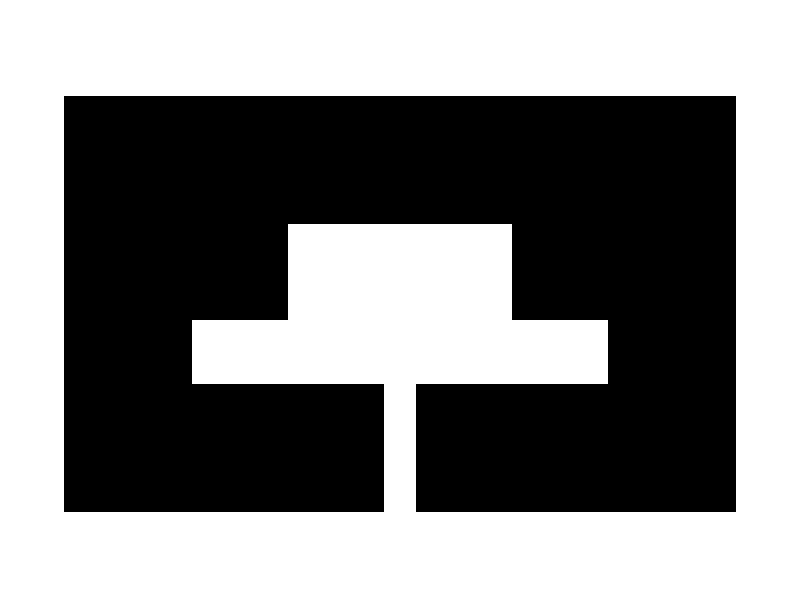

Rendered tile map (Tiled .tmx) drawn with the repository's tilesets; below, a short description and the full map source, tile grids included:
An orthogonal 25x19 tile map with 32x32 px tiles, 1 tile layer (Tile Layer 1), 2 tilesets and 26 objects (24x coin, cannon, exit sign).

<map version="1.0" orientation="orthogonal" renderorder="right-down" width="25" height="19" tilewidth="32" tileheight="32" nextobjectid="33">
 <tileset firstgid="1" name="test-tileset" tilewidth="32" tileheight="32" tilecount="8" columns="2">
  <image source="../public/assets/img/test-tileset.png" width="64" height="128" />
 </tileset>
 <tileset firstgid="9" name="Objects" tilewidth="64" tileheight="64" tilecount="4" columns="0">
  <tile id="0">
   <image width="32" height="32" source="../public/assets/img/cannon.png" />
  </tile>
  <tile id="1">
   <image width="16" height="16" source="../public/assets/img/collectible.png" />
  </tile>
  <tile id="2">
   <image width="64" height="64" source="../public/assets/img/danger sign.png" />
  </tile>
  <tile id="3">
   <image width="64" height="64" source="../public/assets/img/exit sign.png" />
  </tile>
 </tileset>
 <layer name="Tile Layer 1" width="25" height="19">
  <data encoding="csv">
2,2,2,2,2,2,2,2,2,2,2,2,2,2,2,2,2,2,2,2,2,2,2,2,2,
2,2,2,2,2,2,2,2,2,2,2,2,2,2,2,2,2,2,2,2,2,2,2,2,2,
2,2,2,2,2,2,2,2,2,2,2,2,2,2,2,2,2,2,2,2,2,2,2,2,2,
2,2,1,1,1,1,1,1,1,1,1,1,1,1,1,1,1,1,1,1,1,1,1,2,2,
2,2,1,1,1,1,1,1,1,1,1,1,1,1,1,1,1,1,1,1,1,1,1,2,2,
2,2,1,1,1,1,1,1,1,1,1,1,1,1,1,1,1,1,1,1,1,1,1,2,2,
2,2,1,1,1,1,1,1,1,1,1,1,1,1,1,1,1,1,1,1,1,1,1,2,2,
2,2,1,1,1,1,1,1,1,2,2,2,2,2,2,2,1,1,1,1,1,1,1,2,2,
2,2,1,1,1,1,1,1,1,2,2,2,2,2,2,2,1,1,1,1,1,1,1,2,2,
2,2,1,1,1,1,1,1,1,2,2,2,2,2,2,2,1,1,1,1,1,1,1,2,2,
2,2,1,1,1,1,2,2,2,2,2,2,2,2,2,2,2,2,2,1,1,1,1,2,2,
2,2,1,1,1,1,2,2,2,2,2,2,2,2,2,2,2,2,2,1,1,1,1,2,2,
2,2,1,1,1,1,1,1,1,1,1,1,2,1,1,6,1,1,1,1,1,1,1,2,2,
2,2,1,1,1,1,1,1,1,1,1,1,2,1,1,6,1,1,1,1,1,1,1,2,2,
2,2,1,1,1,1,1,1,1,1,1,1,2,1,1,6,1,1,1,1,1,1,1,2,2,
2,2,1,1,1,1,1,1,5,1,1,1,2,1,1,6,1,1,1,1,1,1,1,2,2,
2,2,2,2,2,2,2,2,2,2,2,2,2,2,2,2,2,2,2,2,2,2,2,2,2,
2,2,2,2,2,2,2,2,2,2,2,2,2,2,2,2,2,2,2,2,2,2,2,2,2,
2,2,2,2,2,2,2,2,2,2,2,2,2,2,2,2,2,2,2,2,2,2,2,2,2
</data>
 </layer>
 <objectgroup name="Object Layer 1">
  <object id="1" name="cannon" gid="9" x="128" y="512" width="32" height="32" rotation="-90">
   <properties>
    <property name="power" type="int" value="900" />
   </properties>
  </object>
  <object id="3" name="exit sign" gid="12" x="465.333" y="513.333" width="64" height="64" />
  <object id="4" name="coin" gid="10" x="121.333" y="426.667" width="16" height="16" />
  <object id="8" name="coin" gid="10" x="121.333" y="405.333" width="16" height="16" />
  <object id="9" name="coin" gid="10" x="121.333" y="384" width="16" height="16" />
  <object id="12" name="coin" gid="10" x="121.333" y="320" width="16" height="16" />
  <object id="13" name="coin" gid="10" x="121.333" y="362.667" width="16" height="16" />
  <object id="14" name="coin" gid="10" x="121.333" y="341.333" width="16" height="16" />
  <object id="15" name="coin" gid="10" x="121.333" y="256" width="16" height="16" />
  <object id="16" name="coin" gid="10" x="121.333" y="298.667" width="16" height="16" />
  <object id="17" name="coin" gid="10" x="121.333" y="277.333" width="16" height="16" />
  <object id="18" name="coin" gid="10" x="121.333" y="190.667" width="16" height="16" />
  <object id="19" name="coin" gid="10" x="121.333" y="233.334" width="16" height="16" />
  <object id="20" name="coin" gid="10" x="121.333" y="212" width="16" height="16" />
  <object id="21" name="coin" gid="10" x="665" y="189.667" width="16" height="16" />
  <object id="22" name="coin" gid="10" x="665" y="297.667" width="16" height="16" />
  <object id="23" name="coin" gid="10" x="665" y="340.333" width="16" height="16" />
  <object id="24" name="coin" gid="10" x="665" y="276.333" width="16" height="16" />
  <object id="25" name="coin" gid="10" x="665" y="361.667" width="16" height="16" />
  <object id="26" name="coin" gid="10" x="665" y="232.334" width="16" height="16" />
  <object id="27" name="coin" gid="10" x="665" y="211" width="16" height="16" />
  <object id="28" name="coin" gid="10" x="665" y="383" width="16" height="16" />
  <object id="29" name="coin" gid="10" x="665" y="319" width="16" height="16" />
  <object id="30" name="coin" gid="10" x="665" y="425.667" width="16" height="16" />
  <object id="31" name="coin" gid="10" x="665" y="255" width="16" height="16" />
  <object id="32" name="coin" gid="10" x="665" y="404.333" width="16" height="16" />
 </objectgroup>
</map>